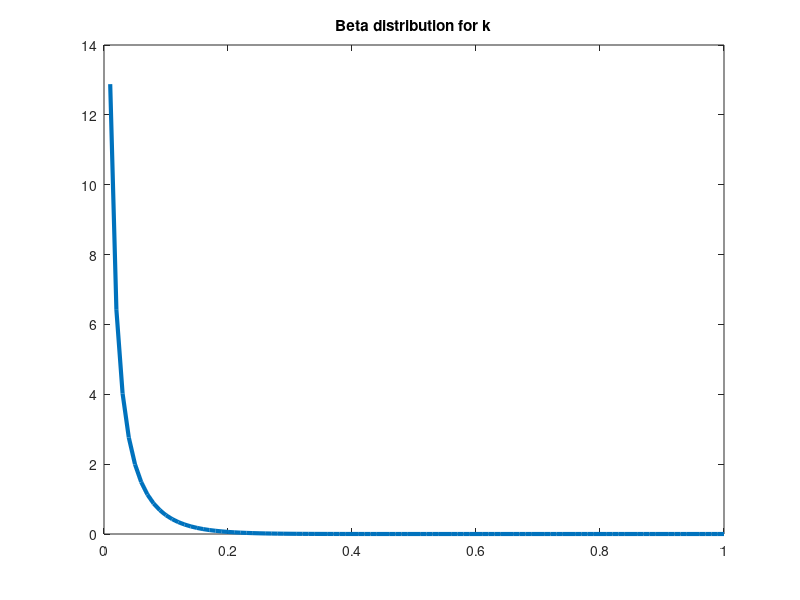

The MATLAB script that drew this image: (Note: this script raises an error after producing the figure.)
% Sobol_Saltelli_SIR
% ORIGINAL AUTHOR: Ralph Smith, NC State University
% Editor: Mitchel J. Colebank
% Script for MATH 728: UQ for Phys and Biol Sys
% Date created: January, 2025
%
% Uses the Saltelli algorithm to construct global sensitivity indices
%%
clear; clc; close all;
SIR_case = 2; % We can look at the effects of different prior distributions

%% Initial conditions for the SIR model
S0 = 900; I0 = 100; R0 = 0;
X0 = [S0; I0; R0];
N = sum(X0);

% Time variables
t_final = 20;
dt = 0.05;
t_data = 0:dt:t_final;

% We will consider two quantities of interest: the integral of the infected
% state and the steady-state equilibrium value of the infected state
QoI_time = length(t_data);
Y0 = [S0; I0; R0];

%% Assume that mu, eta, and gamma are uniform 
M = 1000; % Number of samples for Sobol (think parameter values, NOT function evaluations)

% Upper and lower bounds for three of the parameters
gamma_range = [0 0.1];
r_range     = [0 1.0];
mu_range    = [0 0.5];

%% We consider two different distributions for the parameter
if SIR_case==1
    alpha = 5;
    beta = 9;
else
    alpha = 0.2;
    beta = 15;
end

%% Generate A and B matrices
% Note that these are the parameters for the system
A(:,1) = unifrnd(gamma_range(1),gamma_range(2),M,1);
A(:,2) = betarnd(alpha,beta,M,1);
A(:,3) = unifrnd(r_range(1),r_range(2),M,1);
A(:,4) = unifrnd(mu_range(1),mu_range(2),M,1);

B(:,1) = unifrnd(gamma_range(1),gamma_range(2),M,1);
B(:,2) = betarnd(alpha,beta,M,1);
B(:,3) = unifrnd(r_range(1),r_range(2),M,1);
B(:,4) = unifrnd(mu_range(1),mu_range(2),M,1);


figure;
plot(0:1e-2:1,betapdf(0:1e-2:1,alpha,beta),'LineWidth',3);
title('Beta distribution for k')
%% Now generate C, which is the matrix A with one column replaced by B
C_cell = cell(4,1); % I use a cell here, but you could also define four matricies, as below in the NOTE
for i=1:4
    C_cell{i} = A; % Assign to A
    C_cell{i}(:,i) = B(:,i); % Replace with ith column
end
%% NOTE: you could also define C in this manner (but this may be cumbersome for large dimensions)
% C1 = A; C2 = A; C3 = A; C4 = A;
% C1(:,1) = B(:,1); C2(:,2) = B(:,2); C3(:,3) = B(:,3); C4(:,4) = B(:,4);

%% Lastly initalize the output storage structure
% Integral of infected
I_int_A = zeros(M,1); % A matrix
I_int_B = zeros(M,1); % B matrix
I_int_C = zeros(M,4); % This will have four columns for each C submatrix

% Steady state infected contribution
I_equi_A = zeros(M,1); % A matrix
I_equi_B = zeros(M,1); % B matrix
I_equi_C = zeros(M,4); % This will have four columns for each C submatrix

%%
ode_options = odeset('RelTol',1e-6);

tic
wait = waitbar(0,'Please wait...');
for j=1:M
    params = A(j,:);
    [~,Y] = ode45(@SIR_model,t_data,Y0,ode_options,params,N);
    I_int_A(j,1) = sum(dt*Y(:,3));
    I_equi_A(j,1) = Y(QoI_time,3);

    params = B(j,:);
    [t,Y] = ode45(@SIR_model,t_data,Y0,ode_options,params,N);
    I_int_B(j,1) = sum(dt*Y(:,3));
    I_equi_B(j,1) = Y(QoI_time,3);

    % Loop over C matrix
    for k=1:4
        params = C_cell{k}(j,:);
        [t,Y] = ode45(@SIR_model,t_data,Y0,ode_options,params,N);
        I_int_C(j,k) = sum(dt*Y(:,3));
        I_equi_C(j,k) = Y(QoI_time,3);
    end
    waitbar(j/M)
end
toc
%%
y_D_int = [I_int_A; I_int_B];
y_D_equi = [I_equi_A; I_equi_B];
f02_int = ((1/(2*M))^2)*sum(y_D_int)*sum(y_D_int); % Squared expectation
f02_equi = ((1/(2*M))^2)*sum(y_D_equi)*sum(y_D_equi);% Squared expectation

S_i_int = zeros(4,1); ST_i_int = zeros(4,1);
S_i_equi = zeros(4,1); ST_i_equi = zeros(4,1);
for k=1:4
    S_i_int(k) = ((1/M)*(I_int_B'*I_int_C(:,k) - I_int_B'*I_int_A))/((1/(2*M))*(y_D_int'*y_D_int) - f02_int);
    ST_i_int(k) = ((1/(2*M))*(I_int_A'*I_int_A - 2*I_int_A'*I_int_C(:,k) + I_int_C(:,k)'*I_int_C(:,k)))/((1/(2*M))*(y_D_int'*y_D_int) - f02_int);

    S_i_equi(k) = ((1/M)*(I_equi_B'*I_equi_C(:,k) - I_equi_B'*I_equi_A))/((1/(2*M))*(y_D_equi'*y_D_equi) - f02_equi);
    ST_i_equi(k) = ((1/(2*M))*(I_equi_A'*I_equi_A - 2*I_equi_A'*I_equi_C(:,k) + I_equi_C(:,k)'*I_equi_C(:,k)))/((1/(2*M))*(y_D_equi'*y_D_equi) - f02_equi);
end
figure;
bar([S_i_int ST_i_int]);
legend('First-order','Total');
title('Integral QoI');
xticklabels({'\gamma','k','r','\mu'});

figure;
bar([S_i_equi ST_i_equi]);
legend('First-order','Total');
title('Equilibrium QoI');
xticklabels({'\gamma','k','r','\mu'});


%% Generate a density looking at how shifting one column of A affects the outputs
figure(100);clf;
for k=1:4
    subplot(2,2,k);
    hold on;
    [fA,xA] = ksdensity(I_int_A,'Function','pdf');
    [fC,xC] = ksdensity(I_int_C(:,k),'Function','pdf');
    plot(xA,fA,'b','LineWidth',2);
    plot(xC,fC,'r','LineWidth',2);
    legend('A','C');
    set(gca,'FontSize',20);
    grid on;
    xlim([0 1000])
end

